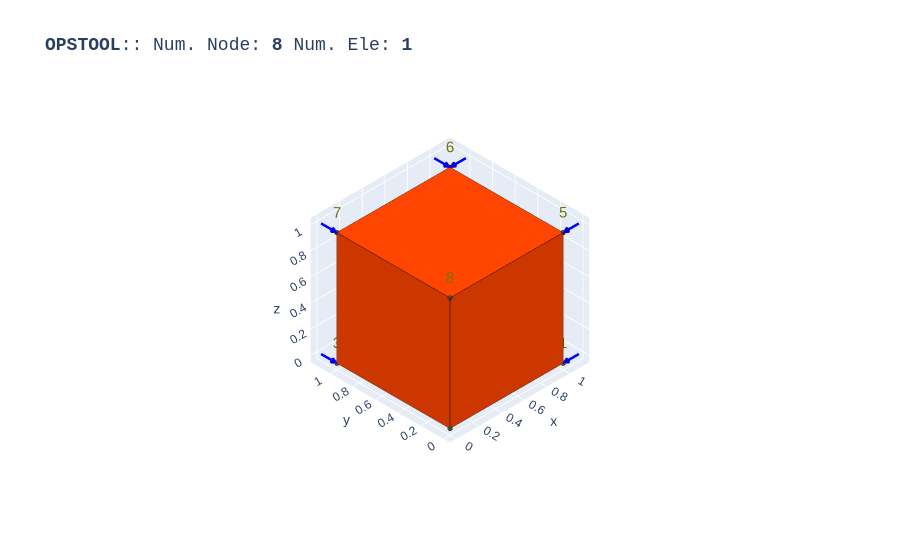

The code cell stored with this chart in its notebook:
### Code cell
opst.vis.plotly.plot_model(show_node_numbering=True, show_ele_numbering=False, show_nodal_loads = True)
